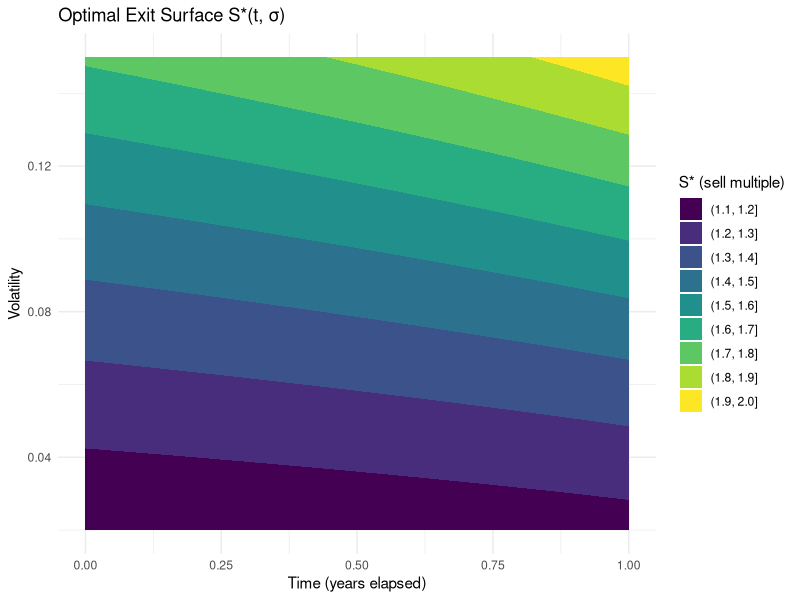

The R source for this figure:
library(ggplot2)

K <- 1
r <- 0.03
mu <- 0.0030 # from your estimate
sigma <- 0.075

T <- 1
t_grid <- seq(0, T, length.out = 100)
sig_grid <- seq(0.02, 0.15, length.out = 100)

calc_Sstar <- function(mu, sigma, r, K, t) {
  lambda <- 0.5 * (1 - t / T) * r # small time penalty
  beta <- 0.5 - mu / sigma^2 + sqrt((mu / sigma^2 - 0.5)^2 + 2 * (r + lambda) / sigma^2)
  K * beta / (beta - 1)
}

df <- expand.grid(t = t_grid, sigma = sig_grid)
df$Sstar <- mapply(calc_Sstar, mu, df$sigma, r, K, df$t)

ggplot(df, aes(t, sigma, z = Sstar)) +
  geom_contour_filled() +
  labs(
    title = "Optimal Exit Surface S*(t, σ)",
    x = "Time (years elapsed)",
    y = "Volatility",
    fill = "S* (sell multiple)"
  ) +
  theme_minimal()
